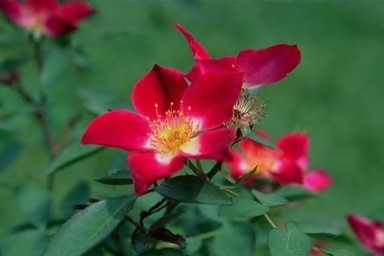
#> input picture lab-przetwarzanie-multimediow/lab1/691.jpg, 384 x 256 px
$ jupyter execute pm_opencv_podstawy_lab_wyklad.ipynb   (shell and % lines are left out)
#> lines starting #> are read from the running program, lines starting #| are printed output that depends on the picture; after the words box and inside, x2 and y2 are one past the last pixel; in counts of white or black regions, pixels touching at a corner belong together
<div class = "alert alert-block alert-info">
Materiały uzupełniające do zajęć z przedmiotu "Przetwarzanie multimediów"

Sem. letni 2022/2023

FTiMS, Politechnika Gdańska
</div>

#### Instalacja i ładowanie pakietów

[cell 1]
import numpy as np
import pandas as pd
import cv2
import matplotlib.pyplot as plt

#### Wyświetlanie obrazu (matplotlib)

Z punktu widzenia metod przetwarzania obraz to (w uproszczeniu) macierz wartości poszczególnych punktów stanowiących taki obraz. Wartości przechowywane są w postaci macierzy.

[cell 2]
a = np.zeros((200,200), dtype = np.uint8)
plt.imshow(a)

[cell 3]
# obraz "jednobarwny" - w poziomach szarości - każdy piksel jest liczbą (skalarem) - jego wartość odpowiada natężeniu światła
a = np.random.randint(0,256,(200,200))
plt.imshow(a, cmap = 'Reds')

<div class = "alert alert-block alert-info">
<b> Pytanie: </b> Dlaczego wyświetlony obraz jest barwny?
<b> Odpowiedź </b> To wynika ze standardowego reprezentowania wartości (liczby) przez funkcje rysujące
</div>

Jak wyżej, ale dodajmy legendę - odwzorowanie wartości na barwę na ekranie

[cell 4]
plt.imshow(a)
plt.colorbar()

oraz wymuśmy odwzorowanie do którego w przypadku obrazów mono wszyscy są przyzwyczajeni (poziomy szarości):

[cell 5]
plt.imshow(a, cmap = 'gray')
plt.colorbar()

Cztery pierwsze skalarne piksele obrazu:

[cell 6]
a[:2, :2]

#### Jak "rozumieć" wartości pikseli?

Jak przykład zbudujmy obraz złożonych z pikseli o tych samych wartościach. Składowe barwy ustalają składowe "świateł" tworzących wrażenie barwne. Poeksperymentuj i sprawdź jakie kombinacje wywołują dane wrażenie barwne.

[cell 7]
image = np.zeros(shape = (50,50,3), dtype = np.uint8)
image[:,:, 0] = 255
image[:, :, 1] = 0
image[:, :, 2] = 255
plt.imshow(image)

# Pakiet OpenCV

Podstawy: https://opencv24-python-tutorials.readthedocs.io/en/latest/py_tutorials/py_tutorials.html

#### Wczytanie i podstawowe transformacje obrazu

[cell 8]
image = cv2.imread('691.jpg')
#> image is the input picture: shape (256, 384, 3); mean B, G, R 61.7, 83.6, 79.7

[cell 9]
type(image)

[cell 10]
plt.imshow(image)

Sprawdź typ uzyskanego obiektu. Różne pakiety zwracają różne typy (klasy) obiektów

[cell 11]
type(image)

Geometria obrazu: wiersze x kolumny x kanały

[cell 12]
image.shape
#> Out = (256, 384, 3)

4 pierwsze pikseli.Konwencja barw: BGR - standardowy sposób opisu barwy w openCV.

[cell 13]
image[:2,:2,:]

Konwersja do konwencji RGB

[cell 14]
image_rgb = cv2.cvtColor(image, cv2.COLOR_BGR2RGB)

[cell 15]
image_rgb[:2,:2,:]

[cell 16]
image_gray = cv2.imread('691.jpg', cv2.IMREAD_GRAYSCALE)
#> image_gray: shape (256, 384); min 0, max 217, mean 79.9

[cell 17]
image_gray.shape
#> Out = (256, 384)

Cztery pierwsze piksele obrazu (podmacierz 2x2). **Obraz jest reprezentowany jako macierz wartości poszczególnych pikseli. W przypadku obrazów barwnych piksele są wektorami, dla obrazów "mono" piksele są skalarami. Operacje przetwarzania obrazów są operacjami wykonywanymi na macierzach wartości pikseli**

[cell 18]
image[:2,:2,:]

Wyświetlenie obrazu w oknie openCV

[cell 19]
cv2.imshow('',image[:200,:200,:])
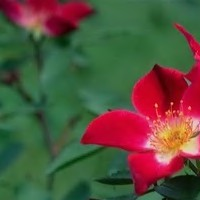
#> window '': shape (200, 200, 3); mean B, G, R 61.4, 80.3, 87.6
cv2.waitKey(0)
cv2.destroyAllWindows()

#### Proste przekształcenia obrazu

Przykład 1

[cell 20]
image = cv2.imread('691.jpg')

[cell 21]
image.shape
#> Out = (256, 384, 3)

[cell 22]
image[100:140,200:220,:] = [0,255,0]

[cell 23]
image[:, 150,: ] = 255

[cell 24]
cv2.imshow('image', image)
cv2.waitKey(0)
cv2.destroyAllWindows()

Przykład 2

[cell 25]
image.shape[0]
#> Out = 256

[cell 26]
image = cv2.imread('691.jpg')
for i in range(0,image.shape[0],20):
    image[i,:,:] = [0,255,0]
#> image: shape (256, 384, 3); 5.08% of pixels changed, all inside (x1, y1, x2, y2) = (0, 0, 384, 241)

for i in range(0, image.shape[1],20):
    image[:,i,:] = [255,0,0]
#> image: shape (256, 384, 3); mean B, G, R 68.8, 87.5, 71.7

[cell 27]
cv2.imshow('original image',image)
cv2.waitKey(0)
cv2.destroyAllWindows()

<div class = "alert alert-block alert-warning">
<b> Zadanie (0.5 punktu): </b> Dodaj do obrazu losowe 50% zakłócenie pikselami "białymi", tj. każdy oryginalny piksel z prawdopodobieństwem 50% zakłóć pikselem RGB = (255,255,255)
</div>

[cell 28]
import numpy as np
import pandas as pd
import cv2
import matplotlib.pyplot as plt

[cell 29]
image = cv2.imread('691.jpg')
for w in range(0, image.shape[0]):
    for k in range(0, image.shape[1]):
        if np.random.choice(2):
            image[w, k, :] = 255
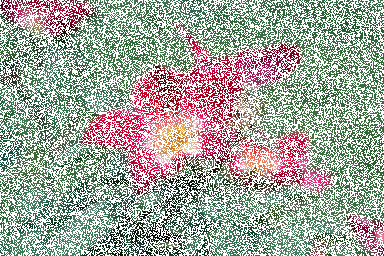
#> image: shape (256, 384, 3); mean B, G, R 158.4, 169.3, 167.5

[cell 30]
cv2.imshow('corrupted image - random', image)
cv2.waitKey(0)
cv2.destroyAllWindows()

# Kanały barwne

[cell 31]
image = cv2.imread('691.jpg')

[cell 32]
row100B = image[100,:,0] # składowa B piksela BGR
#> row100B = 384 values, max 110 at index 249, min 6 at index 170, mean 55.66
row100G = image[100,:,1] # G
#> row100G = 384 values, max 126 at index 96, min 0 at index 144, mean 76.03
row100R = image[100,:,2] # R
#> row100R = 384 values, max 231 at index 181, min 17 at index 28, mean 88.09
plt.plot(row100B, c = 'blue')
plt.plot(row100G, c = 'green')
plt.plot(row100R, c = 'red')
plt.grid()
plt.legend(loc = 'upper left')
plt.xlabel('pozycja piksela (nr kolumny)')
plt.ylabel('wartosc piksela (składowa B)')
#> figure, not shown here; curve peaks at x = 249, y = 110; curve peaks at x = 96, y = 126; curve peaks at x = 181, y = 231

#### Wczytanie w skali szarości

[cell 33]
image_gray = cv2.imread('691.jpg', cv2.IMREAD_GRAYSCALE)

[cell 34]
image = cv2.imread('691.jpg')

[cell 35]
print( type(image)); print(type(image_gray))
#| <class 'numpy.ndarray'>
#| <class 'numpy.ndarray'>

[cell 36]
print(image.shape); print(image_gray.shape)
#| (256, 384, 3)
#| (256, 384)

[cell 37]
cv2.imshow('',image)
cv2.waitKey(0)
cv2.destroyAllWindows()

[cell 38]
cv2.imshow('', image_gray)
cv2.waitKey(0)
cv2.destroyAllWindows()

#### BGR vs RGB

Uwaga: openCV przetwarza obrazy w formacie BGR, a nie RGB.

[cell 39]
image = cv2.imread('691.jpg')

[cell 40]
plt.imshow(image) # wyświetlenie obrazu bez konwersji BGR --> RGB --> openCV czyta BGR, natomiast pyplot wyświetla RGB --> niezgodność. Wniosek: obraz wyświetli się nieprawidłowo

[cell 41]
image = cv2.cvtColor(image,cv2.COLOR_BGR2RGB) # konwersja BGR --> RGB
plt.imshow(image)
plt.xticks([])
plt.yticks([])

#### Izolowanie składowych barwy

[cell 42]
image = cv2.imread('691.jpg')
image[:,:,0] = 0
cv2.imshow('skladowa B = 0', image)
cv2.waitKey(0)
cv2.destroyAllWindows()

[cell 43]
image = cv2.imread('691.jpg')
image[:,:,1] = 0
cv2.imshow('skladowa G = 0', image)
cv2.waitKey(0)
cv2.destroyAllWindows()

[cell 44]
image = cv2.imread('691.jpg')
image[:,:,2] = 0
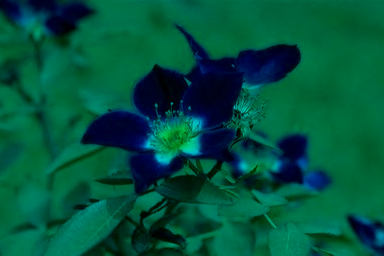
#> image: shape (256, 384, 3); mean B, G, R 61.7, 83.6, 0
cv2.imshow('skladowa R = 0', image)
cv2.waitKey(0)
cv2.destroyAllWindows()

#### matplotlib

[cell 45]
image = cv2.imread('691.jpg')

Uwaga: pamiętaj, openCV wczytuje obraz w formacie BGR. Jeśli wykorzystujesz inne pakiety, np. matplotlib, to konieczna jest transformacja BGR --> RGB

[cell 46]
image = cv2.cvtColor(image, cv2.COLOR_BGR2RGB); #sprawdź jaki będzie efekt, gdy po wczytaniu obrazu (wiersz wyżej) ta transformacja nie zostanie wykonana

[cell 47]
imageB = image.copy()
imageB[:,:,0] =0
imageG = image.copy()
imageG[:,:,1] = 0
imageR = image.copy()
imageR[:,:,2] = 0

[cell 48]
plt.subplot(1,4,1)
plt.imshow(image)
plt.subplot(1,4,2)
plt.imshow(imageB)
plt.subplot(1,4,3)
plt.imshow(imageG)
plt.subplot(1,4,4)
plt.imshow(imageR)

#### matplolib czytanie obrazu

[cell 49]
img = plt.imread('691.jpg')

[cell 50]
plt.figure(figsize = (18,15))
plt.subplot(1,4,1)
plt.imshow(img)
plt.title('original image')
plt.subplot(1,4,2)
plt.imshow(img[:,:,0], cmap = 'gray')
plt.title('r channel')
plt.subplot(1,4,3)
plt.imshow(img[:,:,1], cmap = 'gray')
plt.title('g channel')
plt.subplot(1,4,4)
plt.imshow(img[:,:,2],  cmap = 'gray')
plt.title('b channel')
plt.colorbar(fraction=0.03, pad = 0.05)

Uwaga: sposób reprezentacji wartości składowej barwy można dobrać prawie dowolnie: dlaczego min = "czarny", a max = "biały"? Poniżej kilka możliwych reprezentacji wartości (*color mappings*)

[cell 51]
img = plt.imread('691.jpg')

[cell 52]
plt.figure(figsize = (18,15))
plt.subplot(1,4,1)
plt.imshow(img[:,:,0], cmap = 'inferno')
plt.colorbar(fraction = 0.03, pad = 0.02)

plt.subplot(1,4,2)
plt.imshow(img[:,:,0], cmap = 'cividis')
plt.colorbar(fraction = 0.03, pad = 0.02)

plt.subplot(1,4,3)
plt.imshow(img[:,:,0], cmap = 'Reds')
plt.colorbar(fraction = 0.03, pad = 0.02)

plt.subplot(1,4,4)
plt.imshow(img[:,:,0], cmap = 'gray')
plt.colorbar(fraction = 0.03, pad = 0.02)

#### Patchwork

<div class = "alert alert-block alert-warning">
<b> Zadanie (0.5 punktu): </b> Korzystając z poniższego przykładu wykonaj analogiczny patchwork, ale dla obrazu barwnego RGB. W takim przypadku piksele są wektorami. To jedyna zmiana w stosunku do przedstawionego przykładu. Barwy obrazów składowych wybierz dowolnie.
</div>

[cell 53]
import cv2
import numpy as np
import matplotlib.pyplot as plt

[cell 54]
img1 = 255 * np.ones(shape = (50,50), dtype = np.uint8)
img2 = 192 *np.ones(shape = (50,50), dtype = np.uint8)
img3 = 128 * np.ones(shape = (50,50), dtype = np.uint8)
img4 = 64 * np.ones(shape = (50,50), dtype = np.uint8)

[cell 55]
row1 = np.concatenate([img1,img2], axis = 1)
row2 = np.concatenate([img3,img4], axis = 1)
img = np.concatenate([row1, row2], axis = 0)
plt.imshow(img,cmap = 'gray')
#plt.xticks([])
#plt.yticks([])
#plt.axis(False);

[cell 56]
import cv2
import numpy as np
import matplotlib.pyplot as plt

[cell 57]
img1 = np.zeros(shape = (50,50,3), dtype = np.uint8)
img2 = np.zeros(shape = (50,50,3), dtype = np.uint8)
img3 = np.zeros(shape = (50,50,3), dtype = np.uint8)
img4 = np.zeros(shape = (50,50,3), dtype = np.uint8)

[cell 58]
def foo(img):
    img[:, :, 0] = np.random.randint(0, 255)
    img[:, :, 1] = np.random.randint(0, 255)
    img[:, :, 2] = np.random.randint(0, 255)

[cell 59]
foo(img1)
foo(img2)
foo(img3)
foo(img4)

[cell 60]
row1 = np.concatenate([img1,img2], axis = 1)
row2 = np.concatenate([img3,img4], axis = 1)
img = np.concatenate([row1, row2], axis = 0)
plt.imshow(img) # domyslnie uzywa RGB dla vec 3 elementowego
#plt.xticks([])
#plt.yticks([])
#plt.axis(False);

# Przestrzenie barw (RGB, HSV, YUV)

[cell 61]
import cv2
import numpy as np

[cell 62]
imageBGR = cv2.imread(r'691.jpg')
imageHSV = cv2.cvtColor(imageBGR,cv2.COLOR_BGR2HSV)
#> imageHSV: shape (256, 384, 3); mean H, S, V 83.6, 145.4, 114.8

[cell 63]
cv2.imshow('bgr',imageBGR)
cv2.imshow('hsv',imageHSV)
cv2.imshow('(H)SV',imageHSV[:,:,0])
cv2.imshow('H(S)V',imageHSV[:,:,1])
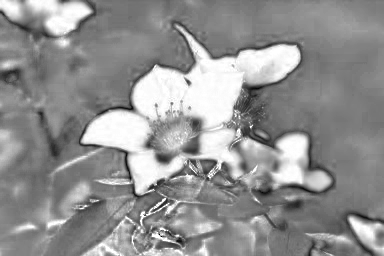
#> window 'H(S)V': shape (256, 384); min 0, max 255, mean 145.4
cv2.imshow('HS(V)',imageHSV[:,:,2])
cv2.imshow('(R)GB',imageBGR[:,:,2])
cv2.imshow('R(G)B', imageBGR[:,:,1])
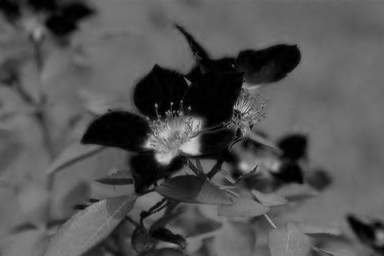
#> window 'R(G)B': shape (256, 384); min 0, max 208, mean 83.6
cv2.imshow('RG(B)',imageBGR[:,:,0])
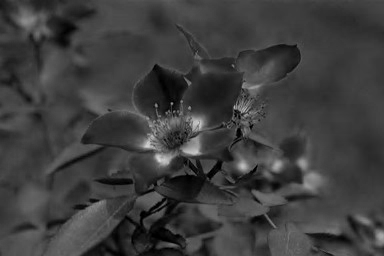
#> window 'RG(B)': shape (256, 384); min 0, max 221, mean 61.7
cv2.waitKey(0)
cv2.destroyAllWindows()

Uwagi:
1. Obraz składowej H przestrzeni HSV wskazuje, że możliwe jest wykorzystanie takiego zapisu barwy do segmentacji ze względu na barwy

#### Analiza w przestrzeni HSV

[cell 64]
img1 = np.array( [255,0,0]*10000 ).reshape((100,100,3))
img2 = np.array( [0,255,0]*10000 ).reshape((100,100,3))
img3 = np.array( [0,0,255]*10000 ).reshape((100,100,3))
img4 = np.array( [255,255,0]*10000 ).reshape((100,100,3))
img5 = np.array( [0,0,0]*10000 ).reshape((100,100,3))
img6 = np.array( [255,255,255]*10000 ).reshape((100,100,3))
img = np.concatenate([img1,img2,img3,img4,img5,img6], axis = 1)
img = img.astype(np.uint8) #uwaga: brak konwersji do typu uint8 będzie powodować błędy po stronie metod pakietu openCV
plt.imshow(img)
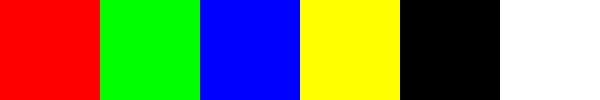
#> shown: shape (100, 600, 3); mean R, G, B 127.5, 127.5, 85

przygotowanie dla pakietu CV2 (RGB --> BGR) oraz konwersja do HSV

[cell 65]
img_BGR = cv2.cvtColor(img, cv2.COLOR_RGB2BGR)
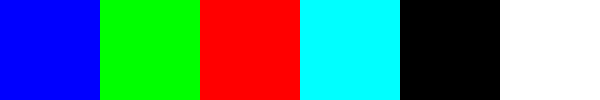
#> img_BGR: shape (100, 600, 3); mean R, G, B 85, 127.5, 127.5
img_HSV = cv2.cvtColor(img_BGR, cv2.COLOR_BGR2HSV)
#> img_HSV: shape (100, 600, 3); mean H, S, V 35, 170, 212.5
cv2.imshow('RGB',img)
cv2.imshow('BGR',img_BGR)
cv2.imshow('HSV',img_HSV)
cv2.waitKey(0)
cv2.destroyAllWindows()

Warto zwrócić uwagę na reprezentację barwnych bloków w przykładu powyżej w składowych HSV. W szczególności 4 pierwsze obrazy ("czerwony", "zielony", "niebieski" oraz "żółty") w składowych S oraz V modelu HSV mają wartość maksymalną - są więc nierozróżnialne.

[cell 66]
plt.imshow(img_HSV[:,:,0], cmap = 'gray')
plt.title('Składowa HUE');

[cell 67]
plt.imshow(img_HSV[:,:,1], cmap = 'gray')
plt.title('Składowa SATURATION');

[cell 68]
plt.imshow(img_HSV[:,:,2], cmap = 'gray')
plt.title('Składowa VALUE');

<div class = "alert alert-block alert-warning">
<b> Zadanie (0.5 punktu): </b> Przygotuj macierz obrazu dowolnego wymiaru, np. 100x100, a następnie za pomocą metod rysujących, np. cv2.line zmodyfikuj swój obraz. Wyświetl macierz (fragment macierzy) zmodyfikowanego obrazu. Czy dodany przez Ciebie element graficzny na obrazie ma swoją reprezentację w wartościach pikseli (lub inaczej: czy "narysowany" obiekt ma swoją reprezentację w wartościach pikseli obrazu po modyfikacji?)

Przed rozwiązaniem zadania zapoznaj się z poniższymi przykładami.

1. https://opencv24-python-tutorials.readthedocs.io/en/latest/py_tutorials/py_gui/py_image_display/py_image_display.html
1. https://opencv24-python-tutorials.readthedocs.io/en/latest/py_tutorials/py_gui/py_drawing_functions/py_drawing_functions.html

</div>

[cell 69]
import cv2
import numpy as np
import matplotlib.pyplot as plt

[cell 70]
img = np.zeros((100, 100, 3), np.uint8)
cv2.rectangle(img,(10,10),(50, 50),(0,200, 255),3)
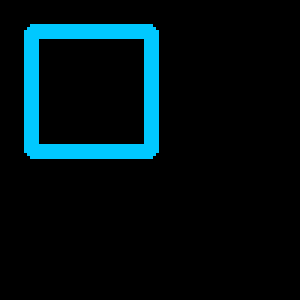
#> img: shape (100, 100, 3) (shown 3 times larger); mean R, G, B 0, 15.8, 20.1

[cell 71]
cv2.imshow('', img)
cv2.waitKey(0)
cv2.destroyAllWindows()

[cell 72]
rowB = img[20,:,0] # składowa B piksela BGR
#> rowB = 100 values from 0 to 0
rowG = img[20,:,1] # G
rowR = img[20,:,2] # R
plt.plot(rowB, c = 'blue')
plt.plot(rowG, c = 'green')
plt.plot(rowR, c = 'red')
plt.grid()
plt.xlabel('pozycja piksela (nr kolumny)')
plt.ylabel('wartosc piksela')
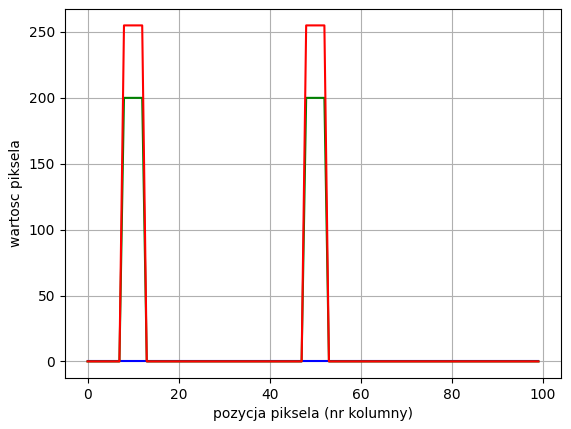
#> figure drawn by matplotlib, 1 panel; curve peaks at x = 8, y = 200; curve peaks at x = 8, y = 255
